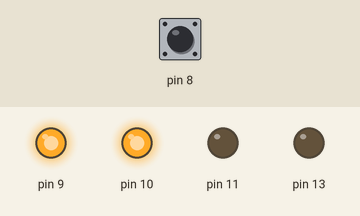
Simulated run of this sketch. Board: Arduino Uno, built with avr-gcc and run on an emulated ATmega328P. Parts: output pins drawn as LEDs (lit = HIGH). Inputs (shaded band) come from the test bench; at power-on: pin 8 HIGH.

Above: at 1.2 s.
1.3 s: pin 8 pulled LOW for 0.15 s
At 3.2 s:
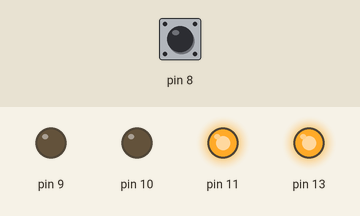
Timing chart, 0 to 9.3 s (numbered marks = the images above; inputs shaded):
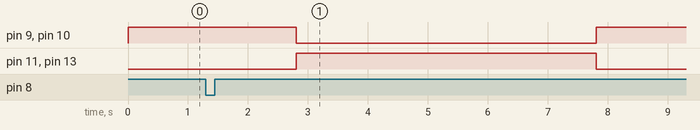

Measured:
- after the input at 1.3 s, pin 9, pin 10: HIGH → LOW after 1.5 s, → HIGH 5.0 s later; pin 11, pin 13: LOW → HIGH after 1.5 s, → LOW 5.0 s later

The sketch:

semafor_peitoni_masini_registre.ino
```cpp
#define PIN0 0

#define PIN_RED_PIETONI 2
#define PIN_GREEN_PIETONI 3
#define PIN_GREEN_MASINI 1
#define PIN_RED_MASINI 5

byte stareLedRM = 0;
byte stareLedRP = 1;
byte stareLedGM = 1;
byte stareLedGP = 0;

byte modificareStare(byte stare, byte PIN) {
  stare = !stare;
  PORTB &= ~(1 << PIN);
  PORTB |= stare << PIN;
  return stare;
}

void setup() {

  DDRB = (0 << PIN0) | (1 << PIN_RED_MASINI) | (1 << PIN_RED_PIETONI) | (1 << PIN_GREEN_PIETONI) | (1 << PIN_GREEN_MASINI);


  PORTB = (stareLedRP << PIN_RED_PIETONI) | (stareLedGP << PIN_GREEN_PIETONI) | (stareLedGM << PIN_GREEN_MASINI) | (stareLedRM << PIN_RED_MASINI) | (1 << PIN0);
}

void loop() {
  if ((PINB & (1 << PIN0)) == 0) {
    delay(500);
    while ((PINB & (1 << PIN0)) == 0) {

    }

   delay(1000);
    stareLedRM = modificareStare(stareLedRM, PIN_RED_MASINI);
    stareLedRP = modificareStare(stareLedRP, PIN_RED_PIETONI);
    stareLedGM = modificareStare(stareLedGM, PIN_GREEN_MASINI);
    stareLedGP = modificareStare(stareLedGP, PIN_GREEN_PIETONI);

    delay(5000);

    stareLedRM = modificareStare(stareLedRM, PIN_RED_MASINI);
    stareLedRP = modificareStare(stareLedRP, PIN_RED_PIETONI);
    stareLedGM = modificareStare(stareLedGM, PIN_GREEN_MASINI);
    stareLedGP = modificareStare(stareLedGP, PIN_GREEN_PIETONI);
  }
}
```
